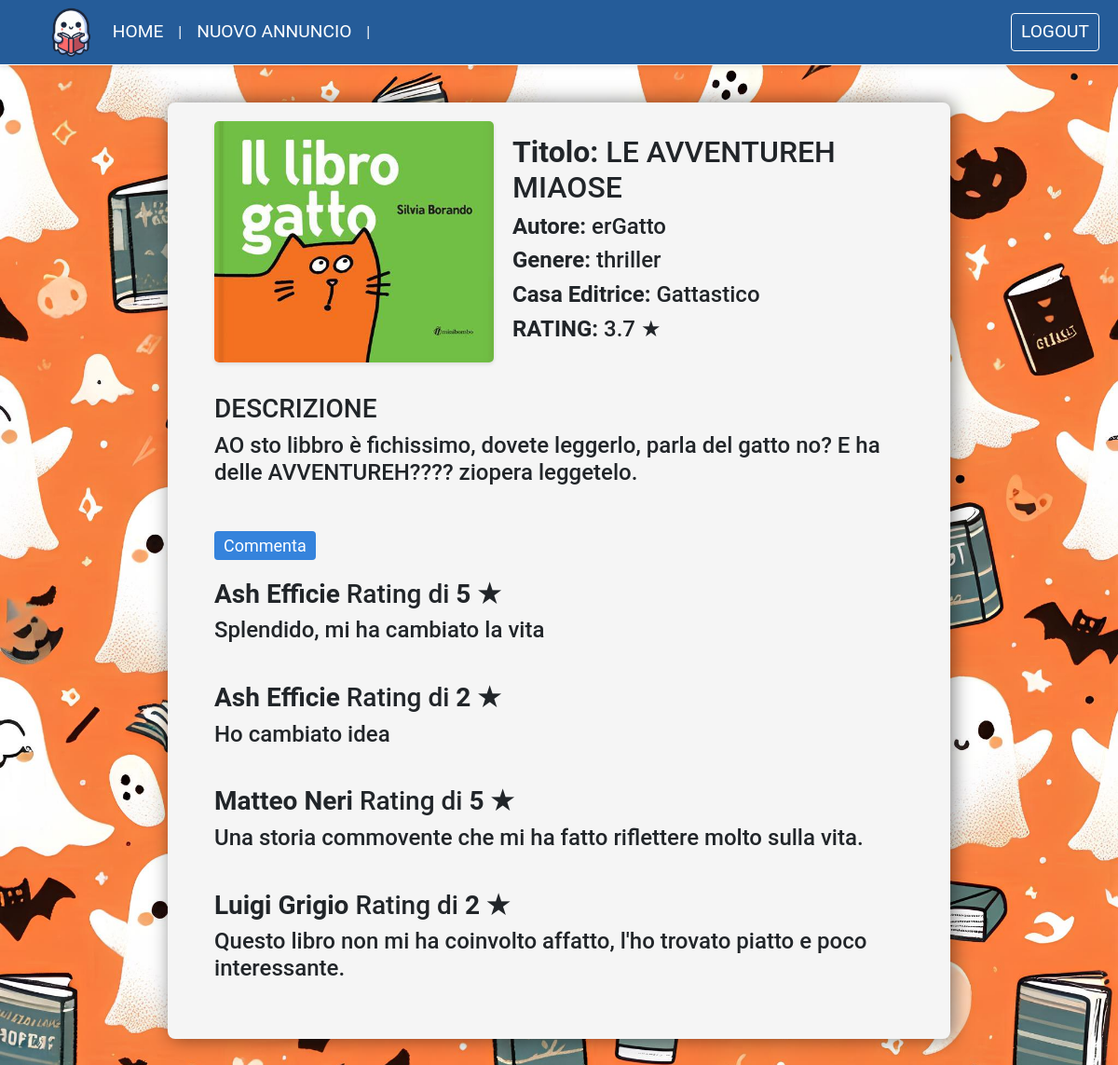
The app's page /pagina_libro.php?id_libro=1 with its own data.
### tables this page shows
CREATE TABLE `info_libri` (
  `id_info_libro` int(11) NOT NULL,
  `titolo` varchar(50) NOT NULL,
  `autore` varchar(50) NOT NULL,
  `genere` varchar(50) NOT NULL,
  `descrizione` varchar(1024) NOT NULL,
  `src` varchar(100) NOT NULL DEFAULT 'generic.png',
  `rating` double DEFAULT NULL,
  `casa_editrice` varchar(50) NOT NULL
);

CREATE TABLE `commenti` (
  `id_commento` int(11) NOT NULL,
  `testo` varchar(1000) NOT NULL,
  `rating` float NOT NULL,
  `fk_id_utente` int(11) NOT NULL,
  `fk_id_info_libro` int(11) NOT NULL
);

CREATE TABLE `utenti` (
  `id_utente` int(11) NOT NULL,
  `nome` varchar(50) NOT NULL,
  `cognome` varchar(50) NOT NULL,
  `email` varchar(50) NOT NULL,
  `pw` varchar(70) NOT NULL,
  `tipo` varchar(50) NOT NULL,
  `srcUser` varchar(8) NOT NULL DEFAULT 'icon.png'
);

### pagina_libro.php (the view, shortened to what this page needs)
<!doctype html>
<html>
<head>
<link href="https://cdn.jsdelivr.net/npm/bootstrap@5.0.2/dist/css/bootstrap.min.css" rel="stylesheet">
<link href="stylesheet/nav.css" rel="stylesheet" type="text/css">
<link rel="stylesheet" href="stylesheet/pagina_libro.css">
</head>
<?php
$id_libro= $_GET['id_libro'];
$servername = "localhost";
$username = "root";
$pw = "";
$dbname = "booook";
$conn = new mysqli($servername, $username, $pw, $dbname);
?>
<body>
<?php include "navbar.php"?>
<?php
  $sql = "SELECT * FROM info_libri WHERE id_info_libro = $id_libro";
  $result= $conn->query($sql);
  if($result->num_rows >0)
{
  echo "<div id='wrapper'>";
  while($row= $result->fetch_assoc())
  {
   echo "<div class='info'>";
   echo "<img id='book-img' src='images/book_covers/" . $row['src'] . "'>";
   echo "<div class='text'>";
   echo "<h2><b>Titolo: </b>".$row['titolo']."</h2>";
   echo "<h4><b>Autore: </b>".$row['autore']."</h4>";
   echo "<h4><b>Genere: </b>".$row['genere']."</h4>";
   echo "<h4><b>Casa Editrice: </b>".$row['casa_editrice']."</h4>";
   echo "<h4><b>RATING: </b>".$row['rating']." ★</h3>";
   echo "</div>";
   echo "</div>";
   echo "<h3>DESCRIZIONE</h3>";
   echo "<h4>".$row['descrizione']."</h4>";
  }
} else{
  echo "The table is empty";
}
$sql = "SELECT * FROM commenti
        JOIN utenti ON commenti.fk_id_utente= utenti.id_utente
        WHERE fk_id_info_libro = $id_libro";
$result= $conn->query($sql);
if($result->num_rows >0)
{
  echo "<form action='form_recensione.php' method= 'post' class='comment-form'>
  <div style='text-align: right;'>
  <input type='submit' name='invio' value='Commenta'>
  </div>
  </form>";
  while($row= $result->fetch_assoc())
  {
  echo "<h3><b>".$row["nome"]." ".$row["cognome"]."</b> Rating di <b>".$row["rating"]." ★</b></h3>";
  echo "<h4>".$row["testo"]."</h4>";
  }
}
echo "</div>";
?>
</body>

### stylesheet/pagina_libro.css (style rules this page uses)
body { margin: 0; padding: 0; padding-top: 70px; font-family: 'Roboto', sans-serif; background-color: #f4f4f4; background-image: url("../images/backgrounds/home.jpeg"); background-size: cover; }
#book-img { max-width: 100%; height: auto; box-shadow: 0 2px 4px rgba(0, 0, 0, 0.1); border-radius: 5px; max-width: 300px; max-height: 750px; object-fit: contain; }
.info { display: flex; align-items: center; flex-direction: row; }
.text { padding-left: 20px; }
.comment-form { text-align: right; }
#wrapper { padding: 20px 50px; width: 70%; height: 100%; margin: 40px auto; border-radius: 8px; display: flex; flex-direction: column; justify-content: center; align-items: start; background-color: #f5f5f5; box-shadow: 3px 0px 20px 0 rgba(0, 0, 0, 0.5); }
input[type="submit"] { margin-bottom: 20px; padding: 2px 10px; background-color: #3583dc; border: none; border-radius: 4px; color: #ffffff; font-size: 18px; cursor: pointer; transition: 0.15s; }

### records on screen
info_libri: src (picture), titolo "LE AVVENTUREH MIAOSE", autore "erGatto", genere "thriller", casa_editrice "Gattastico", rating "3.7", descrizione "AO sto libbro è fichissimo, dovete leggerlo, parla del gatto no? E ha delle AVVENTUREH???? ziopera leggetelo."
commenti: fk_id_utente.nome "Ash", fk_id_utente.cognome "Efficie", rating "5", testo "Splendido, mi ha cambiato la vita"
commenti: fk_id_utente.nome "Ash", fk_id_utente.cognome "Efficie", rating "2", testo "Ho cambiato idea"
commenti: fk_id_utente.nome "Matteo", fk_id_utente.cognome "Neri", rating "5", testo "Una storia commovente che mi ha fatto riflettere molto sulla vita."
commenti: fk_id_utente.nome "Luigi", fk_id_utente.cognome "Grigio", rating "2", testo "Questo libro non mi ha coinvolto affatto, l'ho trovato piatto e poco interessante."
